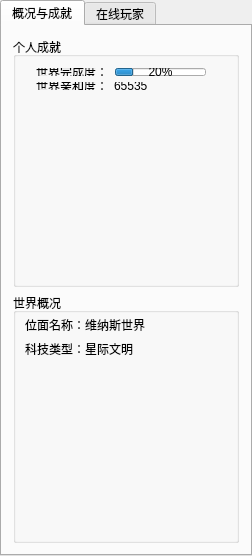
<?xml version="1.0" encoding="UTF-8"?>
<ui version="4.0">
 <class>WorldInfoSideBar</class>
 <widget class="QWidget" name="WorldInfoSideBar">
  <property name="geometry">
   <rect>
    <x>0</x>
    <y>0</y>
    <width>252</width>
    <height>556</height>
   </rect>
  </property>
  <property name="sizePolicy">
   <sizepolicy hsizetype="Fixed" vsizetype="Expanding">
    <horstretch>0</horstretch>
    <verstretch>0</verstretch>
   </sizepolicy>
  </property>
  <property name="minimumSize">
   <size>
    <width>252</width>
    <height>556</height>
   </size>
  </property>
  <property name="windowTitle">
   <string/>
  </property>
  <layout class="QHBoxLayout" name="horizontalLayout">
   <property name="spacing">
    <number>0</number>
   </property>
   <property name="leftMargin">
    <number>0</number>
   </property>
   <property name="topMargin">
    <number>0</number>
   </property>
   <property name="rightMargin">
    <number>0</number>
   </property>
   <property name="bottomMargin">
    <number>0</number>
   </property>
   <item>
    <widget class="QTabWidget" name="buttomInfoTabWidget">
     <property name="currentIndex">
      <number>0</number>
     </property>
     <widget class="QWidget" name="tab">
      <attribute name="title">
       <string>概况与成就</string>
      </attribute>
      <layout class="QVBoxLayout" name="verticalLayout_2">
       <item>
        <widget class="QGroupBox" name="groupBox">
         <property name="title">
          <string>个人成就</string>
         </property>
         <widget class="QWidget" name="layoutWidget">
          <property name="geometry">
           <rect>
            <x>12</x>
            <y>20</y>
            <width>365</width>
            <height>44</height>
           </rect>
          </property>
          <layout class="QVBoxLayout" name="verticalLayout_3">
           <item>
            <layout class="QGridLayout" name="gridLayout">
             <item row="0" column="0">
              <widget class="QLabel" name="label_3">
               <property name="sizePolicy">
                <sizepolicy hsizetype="Expanding" vsizetype="Fixed">
                 <horstretch>0</horstretch>
                 <verstretch>0</verstretch>
                </sizepolicy>
               </property>
               <property name="maximumSize">
                <size>
                 <width>73</width>
                 <height>16</height>
                </size>
               </property>
               <property name="text">
                <string>世界完成度：</string>
               </property>
              </widget>
             </item>
             <item row="0" column="1" alignment="Qt::AlignLeft|Qt::AlignVCenter">
              <widget class="QProgressBar" name="progressBar">
               <property name="value">
                <number>20</number>
               </property>
               <property name="alignment">
                <set>Qt::AlignCenter</set>
               </property>
               <property name="orientation">
                <enum>Qt::Horizontal</enum>
               </property>
               <property name="invertedAppearance">
                <bool>false</bool>
               </property>
               <property name="textDirection">
                <enum>QProgressBar::TopToBottom</enum>
               </property>
              </widget>
             </item>
            </layout>
           </item>
           <item>
            <layout class="QGridLayout" name="gridLayout_2">
             <item row="0" column="0" alignment="Qt::AlignHCenter">
              <widget class="QLabel" name="label_4">
               <property name="sizePolicy">
                <sizepolicy hsizetype="Expanding" vsizetype="Minimum">
                 <horstretch>0</horstretch>
                 <verstretch>0</verstretch>
                </sizepolicy>
               </property>
               <property name="maximumSize">
                <size>
                 <width>73</width>
                 <height>19</height>
                </size>
               </property>
               <property name="text">
                <string>世界亲和度：</string>
               </property>
              </widget>
             </item>
             <item row="0" column="1">
              <widget class="QLabel" name="label_5">
               <property name="sizePolicy">
                <sizepolicy hsizetype="Expanding" vsizetype="Minimum">
                 <horstretch>0</horstretch>
                 <verstretch>0</verstretch>
                </sizepolicy>
               </property>
               <property name="text">
                <string>65535</string>
               </property>
              </widget>
             </item>
            </layout>
           </item>
          </layout>
         </widget>
        </widget>
       </item>
       <item>
        <widget class="QGroupBox" name="groupBox_2">
         <property name="title">
          <string>世界概况</string>
         </property>
         <widget class="QLabel" name="label">
          <property name="geometry">
           <rect>
            <x>12</x>
            <y>24</y>
            <width>157</width>
            <height>16</height>
           </rect>
          </property>
          <property name="text">
           <string>位面名称：维纳斯世界</string>
          </property>
         </widget>
         <widget class="QLabel" name="label_2">
          <property name="geometry">
           <rect>
            <x>12</x>
            <y>48</y>
            <width>157</width>
            <height>16</height>
           </rect>
          </property>
          <property name="text">
           <string>科技类型：星际文明</string>
          </property>
         </widget>
        </widget>
       </item>
      </layout>
     </widget>
     <widget class="QWidget" name="tab_3">
      <attribute name="title">
       <string>在线玩家</string>
      </attribute>
      <layout class="QHBoxLayout" name="horizontalLayout_2">
       <property name="leftMargin">
        <number>4</number>
       </property>
       <property name="topMargin">
        <number>4</number>
       </property>
       <property name="rightMargin">
        <number>4</number>
       </property>
       <property name="bottomMargin">
        <number>4</number>
       </property>
       <item>
        <widget class="QTreeWidget" name="treeWidget">
         <property name="font">
          <font>
           <family>微软雅黑</family>
          </font>
         </property>
         <property name="rootIsDecorated">
          <bool>false</bool>
         </property>
         <property name="uniformRowHeights">
          <bool>true</bool>
         </property>
         <property name="itemsExpandable">
          <bool>false</bool>
         </property>
         <attribute name="headerCascadingSectionResizes">
          <bool>false</bool>
         </attribute>
         <attribute name="headerHighlightSections">
          <bool>true</bool>
         </attribute>
         <column>
          <property name="text">
           <string>玩家名称</string>
          </property>
         </column>
         <column>
          <property name="text">
           <string>身份</string>
          </property>
         </column>
         <column>
          <property name="text">
           <string>状态</string>
          </property>
         </column>
         <item>
          <property name="text">
           <string>不射脸还是好朋友</string>
          </property>
          <property name="text">
           <string>位面统治者</string>
          </property>
          <property name="text">
           <string>正在调整世界法则</string>
          </property>
         </item>
         <item>
          <property name="text">
           <string>老肉鸡</string>
          </property>
          <property name="text">
           <string>位面资源检察官</string>
          </property>
          <property name="text">
           <string>正在调整传送价格</string>
          </property>
         </item>
         <item>
          <property name="text">
           <string>卢峰满</string>
          </property>
          <property name="text">
           <string>永久居民</string>
          </property>
          <property name="text">
           <string>正在战斗</string>
          </property>
         </item>
         <item>
          <property name="text">
           <string>魂魄妖梦</string>
          </property>
          <property name="text">
           <string>永久居民</string>
          </property>
          <property name="text">
           <string>正在采矿</string>
          </property>
         </item>
         <item>
          <property name="text">
           <string>卡拉</string>
          </property>
          <property name="text">
           <string>永久居民</string>
          </property>
          <property name="text">
           <string>待机</string>
          </property>
         </item>
         <item>
          <property name="text">
           <string>比你·有钱</string>
          </property>
          <property name="text">
           <string>旅行者</string>
          </property>
          <property name="text">
           <string>待机</string>
          </property>
         </item>
        </widget>
       </item>
      </layout>
     </widget>
    </widget>
   </item>
  </layout>
 </widget>
 <layoutdefault spacing="6" margin="11"/>
 <resources/>
 <connections/>
</ui>
